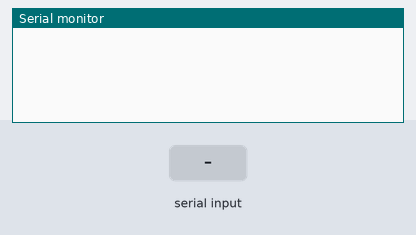
Recording of a sketch running on a simulated Arduino Mega 2560, built with avr-gcc and run on an emulated ATmega2560. Shown: the last lines printed to the serial monitor. The test bench sets the inputs (shaded band). The modem accepts every AT command (registered, SIM ready, sends succeed) and sends nothing else.

Above: at 1.3 s.
1.4 s: "r" received over Serial
At 3.1 s:
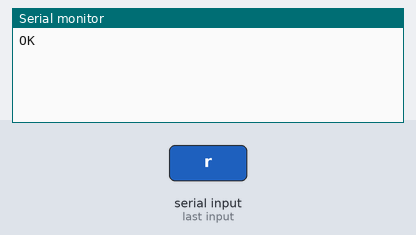
3.9 s: "s" received over the second serial link
At 4.6 s:
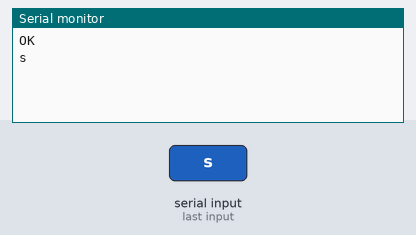
5.4 s: "l" received over Serial
At 6.4 s:
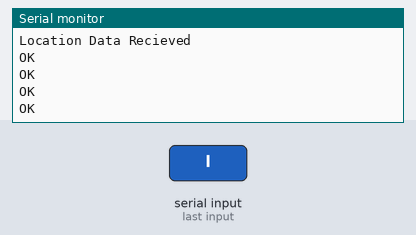
7.0 s: "r" received over the second serial link
At 8.2 s:
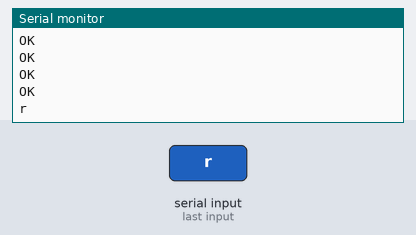
8.5 s: "l" received over the second serial link
At 9.3 s:
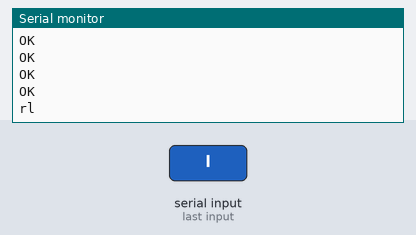

Measured:
- after the input at 1.4 s, the serial monitor: prints a new line after 1.0 s (image 1)
- after the input at 3.9 s, the serial monitor: prints a new line at once (image 2)
- after the input at 5.4 s, the serial monitor: prints a new line after 0.10 s (image 3)
- after the input at 7.0 s, the serial monitor: prints a new line at once (image 4)
- after the input at 8.5 s, the serial monitor: prints a new line at once (image 5)

The sketch:

gsm.ino
```cpp
#include <SoftwareSerial.h>

SoftwareSerial mySerial(9, 10); //rx, tx - > tx is connected to rx

void setup()
{
  mySerial.begin(9600);   // Setting the baud rate of GSM Module
  Serial.begin(9600);    // Setting the baud rate of Serial Monitor (Arduino)
  delay(100);
}


void loop()
{
  if (Serial.available()>0)
   switch(Serial.read())
  {
    case 's':
      SendMessage();
      Serial.print("Sent!");
      break;
    case 'r':
      RecieveMessage();
      break;
     case 'l':
      GPRSLocation();
      break;
  }

 if (mySerial.available()>0)
   Serial.write(mySerial.read());
}


 void SendMessage()
{
  mySerial.println("AT+CMGF=1");    //Sets the GSM Module in Text Mode
  delay(1000);  // Delay of 1000 milli seconds or 1 second
  mySerial.println("AT+CMGS=\"+918839312029\"\r"); // Replace x with mobile number
  delay(1000);
  mySerial.println("This is a SMS from GSM module via Arduino Mega 2560");// The SMS text you want to send
  delay(100);
   mySerial.println((char)26);// ASCII code of CTRL+Z
  delay(1000);
}


 void RecieveMessage()
{
  mySerial.println("AT+CNMI=2,2,0,0,0"); // AT Command to receive a live SMS
  delay(1000);
 }


void GPRSLocation(){
  //setup location data
  mySerial.println("AT+SAPBR=3,1,\"Contype\",\"GPRS\"");    //set mode to gprs
  mySerial.println("AT+SAPBR=3,1,\"APN\",\"bsnlnet\"");  //set APN for network
  mySerial.println("AT+SAPBR =1,1");  //Enable Gprs
  mySerial.println("AT+CIPGSMLOC=1,1"); //Detect location
  Serial.println(mySerial.read());
  Serial.println("Location Data Recieved");
}
```
